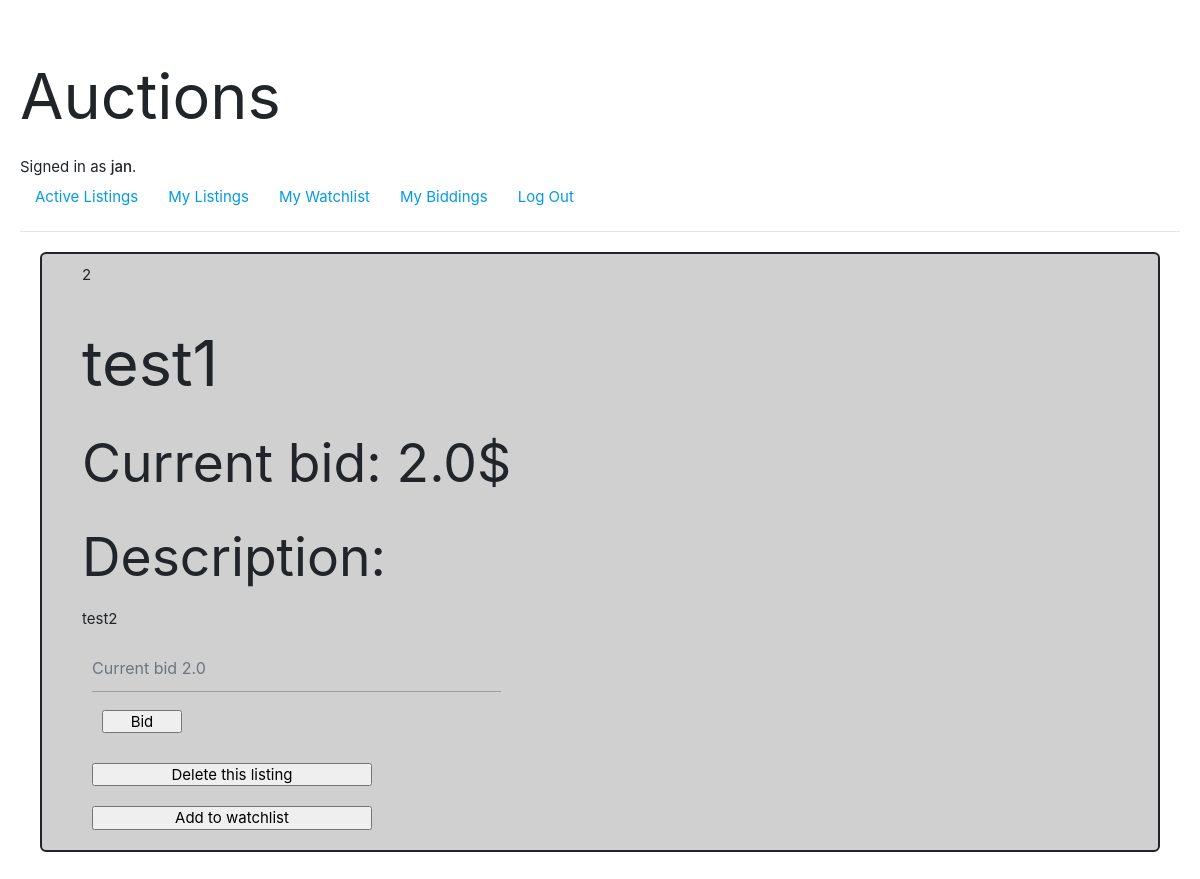
The page /listing/2 (signed in) on the database as committed earlier.
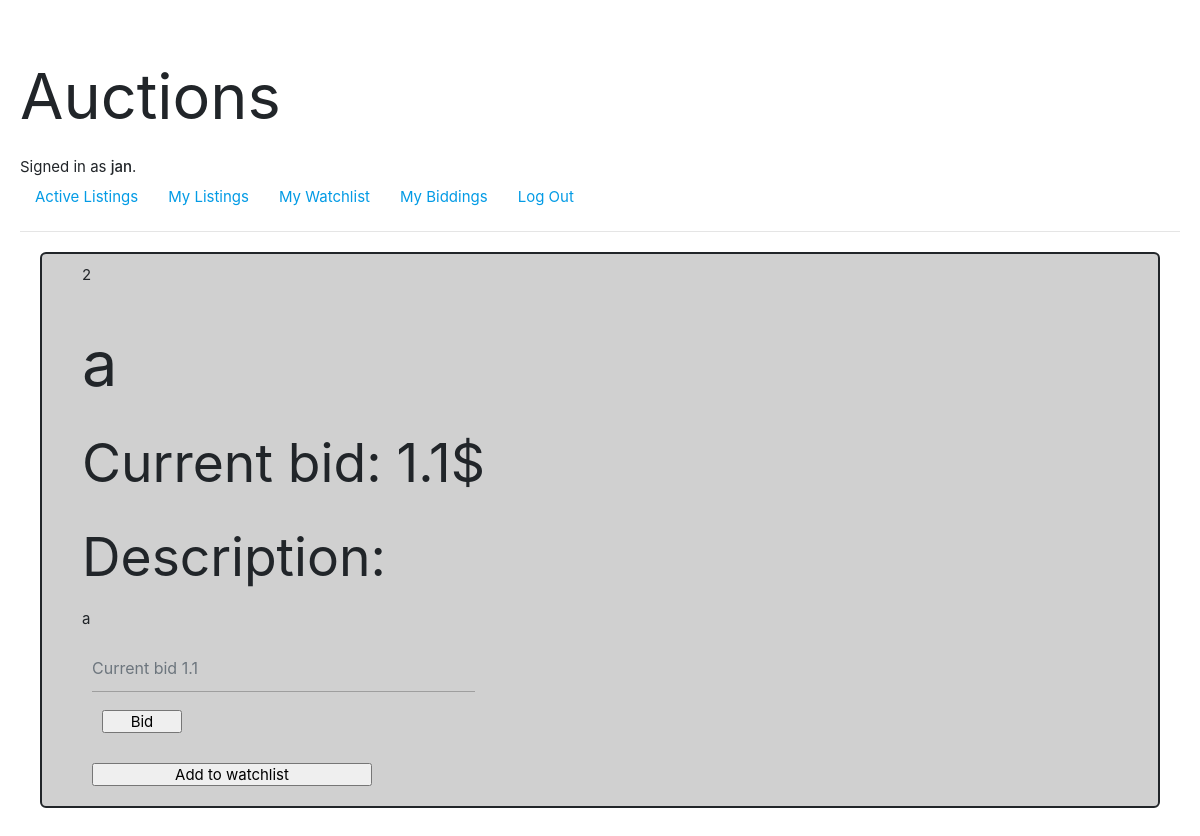
The same page on the database as committed later.
### auctions/models.py (models this page shows)
class User(AbstractUser):
    pass

class Listing(models.Model):
    username = models.CharField(max_length=64)
    title = models.CharField(max_length=64)
    description = models.CharField(max_length=256)
    bidder = models.ForeignKey(User, on_delete=models.CASCADE, related_name='my_biddings')
    bid = models.FloatField(default=0)  # ensure this is a float
    img_url = models.CharField(max_length=512)
    def __str__(self):
        return f"Owner: {self.username}; item: {self.title}, descirption: {self.description}"

### auctions/views.py (the view)
# urls.py: path("listing/<str:id>", views.listing, name="listing"),
def listing(request, id):
    listing = Listing.objects.get(id=id)
    categories = listing.listings_categories.all()
    print(listing)
    print(categories)
    print(request.user.id)
    if request.user.id == None:
        is_in_watchlist_bool = False
    else:
        is_in_watchlist_bool = _is_in_watchlist(request, id)
    return render(request, "auctions/listing.html", {
        "listing": listing,
        "min_bid": listing.bid + 0.01,
        "is_in_watchlist": is_in_watchlist_bool,
        "categories": categories,
    })

### auctions/views.py (called while the page is built)
def _is_in_watchlist(request, id):
    try:
        listing = Listing.objects.get(id=id)
        watched_listing = request.user.watched_listings.get(listing=listing)
    except Watchlist.DoesNotExist:
        watched_listing = None
    if watched_listing is None:
        return False
    else:
        return True

### auctions/templates/auctions/listing.html (shortened to what this page needs)
{% extends "auctions/layout.html" %}
{% block body %}
  <div id="{{ listing.id }}" class="listing">
    <div lass="listingRHS">
      <p>{{ listing.id }}</p>
      <h1>{{ listing.title }}</h1>
      <h2>Current bid: {{ listing.bid }}$</h2>
      <h2>Description:</h2>
      <p>{{ listing.description }}</p>
      {% if user.is_authenticated %}
        <form class="margin" action="{% url 'bid' id=listing.id %}" method="post">
          <input class="form-control" type="number" min="{{ min_bid }}" step="0.01" name="bid" placeholder="Current bid {{ listing.bid }}"/>
          <input class="button_bid" type="submit" value="Bid" class="form-control"/>
        </form>
        {% if listing.username == user.username %}
          <form action="{% url 'delete_listing' id=listing.id %}">
            <input class="button" type="submit" value="Delete this listing" class="form-control">
          </form>
        {% endif %}
      {% endif %}
      {% if user.is_authenticated %}
        {% if is_in_watchlist %}
          <form action="{% url 'remove_from_watchlist' id=listing.id %}">
            <input class="button" type="submit" value="Remove from watchlist" class="form-control">
          </form>
        {% else %}
          <form action="{% url 'add_to_watchlist' id=listing.id %}">
            <input class="button" type="submit" value="Add to watchlist" class="form-control">
          </form>
        {% endif %}
      {% endif %}
    </div>
  </div>
{% endblock %}

### auctions/templates/auctions/layout.html (shortened to what this page needs)
{% load static %}
<!DOCTYPE html>
<html lang="en">
    <head>
        <link rel="stylesheet" href="https://stackpath.bootstrapcdn.com/bootstrap/4.4.1/css/bootstrap.min.css">
        <link  rel="stylesheet" href="{% static 'auctions/styles.css' %}">
        <link  rel="stylesheet" href="{% static 'auctions/materialize.css' %}">
        <link rel="stylesheet" href="/Users/janek/Coding/PersonalProjects/web_dev_practice/commerce/auctions/static/auctions/styles.css">
    </head>
    <body>
        <h1 class="test">Auctions</h1>
        <div>
            {% if user.is_authenticated %}
                Signed in as <strong>{{ user.username }}</strong>.
            {% else %}
                Not signed in.
            {% endif %}
        </div>
        <ul class="nav">
            <li class="nav-item">
                <a class="nav-link" href="{% url 'index' %}">Active Listings</a>
            </li>
            {% if user.is_authenticated %}
              <li class="nav-item">
                <a class="nav-link" href="{% url 'my_listings' %}">My Listings</a>
              </li>
              <li class="nav-item">
                <a class="nav-link" href="{% url 'my_watchlist' %}">My Watchlist</a>
              </li>
              <li class="nav-item">
                <a class="nav-link" href="{% url 'my_biddings' %}">My Biddings</a>
              </li>
              <li class="nav-item">
                  <a class="nav-link" href="{% url 'logout' %}">Log Out</a>
              </li>
            {% endif %}
        </ul>
        <hr>
        {% block body %}
        {% endblock %}
    </body>
</html>

### auctions/static/auctions/styles.css (style rules this page uses)
body { padding: 20px; }
.listing { background-color: #d0d0d0; border: 2px; border-style: solid; border-radius: 6px; min-width: 400px; min-height: 200px; padding: 10px; margin: 20px; display: flex; }
.button { width: 280px; margin: 10px; }
.button_bid { width: 80px; margin: 10px; }
.margin { margin: 10px; }

Rows that differ between the two databases and show on the page:
changed Listing id 2: title "test1" → "a"; bid "2.0" → "1.1"; description "test2" → "a"; bid "Current bid 2.0" → "Current bid 1.1"; username "jan" → "aa" (drawn)
Other text that changed with them:
form field value: "Delete this listing" → (not shown)
